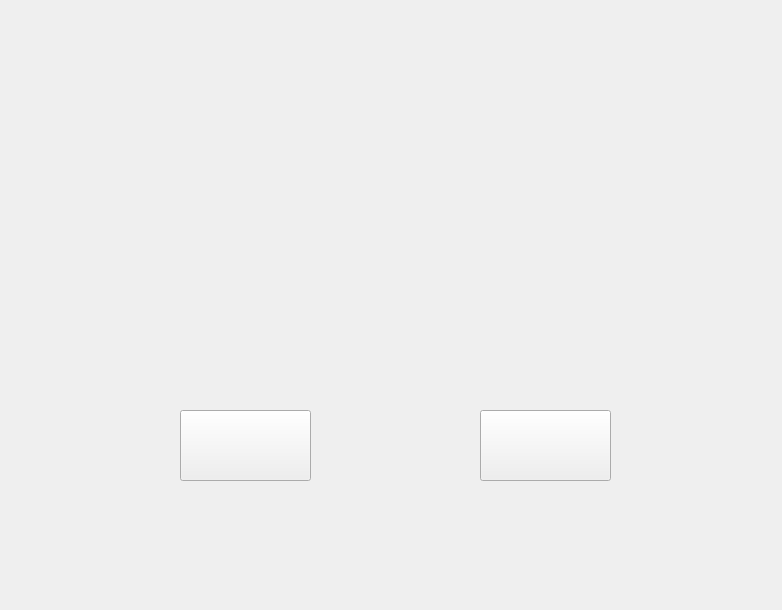
<?xml version="1.0" encoding="UTF-8"?>
<ui version="4.0">
 <class>MainWindow</class>
 <widget class="QMainWindow" name="MainWindow">
  <property name="geometry">
   <rect>
    <x>0</x>
    <y>0</y>
    <width>782</width>
    <height>610</height>
   </rect>
  </property>
  <property name="windowTitle">
   <string>MainWindow</string>
  </property>
  <property name="styleSheet">
   <string notr="true"/>
  </property>
  <property name="dockOptions">
   <set>QMainWindow::AllowTabbedDocks|QMainWindow::AnimatedDocks</set>
  </property>
  <widget class="QWidget" name="centralwidget">
   <widget class="QPushButton" name="pushEnter">
    <property name="geometry">
     <rect>
      <x>180</x>
      <y>410</y>
      <width>131</width>
      <height>71</height>
     </rect>
    </property>
    <property name="styleSheet">
     <string notr="true">image: url(:/new/prefix1/resource/Enter.png);
border-image: url(:/new/prefix1/resource/Enter.png);</string>
    </property>
    <property name="text">
     <string/>
    </property>
   </widget>
   <widget class="QPushButton" name="pushQuit">
    <property name="geometry">
     <rect>
      <x>480</x>
      <y>410</y>
      <width>131</width>
      <height>71</height>
     </rect>
    </property>
    <property name="styleSheet">
     <string notr="true">image: url(:/new/prefix1/resource/Quit.png);
border-image: url(:/new/prefix1/resource/Quit.png);</string>
    </property>
    <property name="text">
     <string/>
    </property>
   </widget>
  </widget>
 </widget>
 <resources/>
 <connections/>
</ui>
